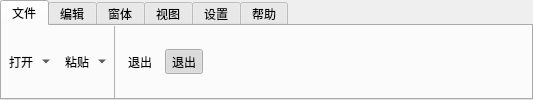
         <widget class="QTabWidget" name="tabWidgetMenuBar">
          <property name="minimumSize">
           <size>
            <width>0</width>
            <height>34</height>
           </size>
          </property>
          <property name="maximumSize">
           <size>
            <width>16777215</width>
            <height>6666</height>
           </size>
          </property>
          <property name="styleSheet">
           <string notr="true"/>
          </property>
          <property name="currentIndex">
           <number>0</number>
          </property>
          <property name="elideMode">
           <enum>Qt::ElideNone</enum>
          </property>
          <property name="tabBarAutoHide">
           <bool>true</bool>
          </property>
          <widget class="QWidget" name="tab">
           <attribute name="title">
            <string>文件</string>
           </attribute>
           <layout class="QHBoxLayout" name="horizontalLayout">
            <property name="leftMargin">
             <number>0</number>
            </property>
            <property name="topMargin">
             <number>0</number>
            </property>
            <property name="rightMargin">
             <number>0</number>
            </property>
            <property name="bottomMargin">
             <number>0</number>
            </property>
            <item>
             <widget class="QToolButton" name="toolButton_4">
              <property name="styleSheet">
               <string notr="true"/>
              </property>
              <property name="text">
               <string>打开</string>
              </property>
              <property name="icon">
               <iconset>
                <normaloff>../../../../workspace/UMVision/UMVision/icon/folder-open.png</normaloff>../../../../workspace/UMVision/UMVision/icon/folder-open.png</iconset>
              </property>
              <property name="iconSize">
               <size>
                <width>32</width>
                <height>32</height>
               </size>
              </property>
              <property name="popupMode">
               <enum>QToolButton::MenuButtonPopup</enum>
              </property>
              <property name="toolButtonStyle">
               <enum>Qt::ToolButtonTextUnderIcon</enum>
              </property>
              <property name="autoRaise">
               <bool>true</bool>
              </property>
              <property name="arrowType">
               <enum>Qt::NoArrow</enum>
              </property>
             </widget>
            </item>
            <item>
             <widget class="QToolButton" name="toolButton_5">
              <property name="styleSheet">
               <string notr="true"/>
              </property>
              <property name="text">
               <string>粘贴</string>
              </property>
              <property name="icon">
               <iconset>
                <normaloff>../../../../workspace/UMVision/UMVision/icon/paste.png</normaloff>../../../../workspace/UMVision/UMVision/icon/paste.png</iconset>
              </property>
              <property name="iconSize">
               <size>
                <width>32</width>
                <height>32</height>
               </size>
              </property>
              <property name="popupMode">
               <enum>QToolButton::MenuButtonPopup</enum>
              </property>
              <property name="toolButtonStyle">
               <enum>Qt::ToolButtonTextUnderIcon</enum>
              </property>
              <property name="autoRaise">
               <bool>true</bool>
              </property>
              <property name="arrowType">
               <enum>Qt::NoArrow</enum>
              </property>
             </widget>
            </item>
            <item>
             <widget class="Line" name="line">
              <property name="minimumSize">
               <size>
                <width>1</width>
                <height>0</height>
               </size>
              </property>
              <property name="maximumSize">
               <size>
                <width>1</width>
                <height>16777215</height>
               </size>
              </property>
              <property name="styleSheet">
               <string notr="true">border-color:rgb(177,177,177);
background-color:rgb(177,177,177);
color:rgb(177,177,177);
width:2px;</string>
              </property>
              <property name="frameShadow">
               <enum>QFrame::Plain</enum>
              </property>
              <property name="orientation">
               <enum>Qt::Vertical</enum>
              </property>
             </widget>
            </item>
            <item>
             <widget class="QToolButton" name="toolButton_6">
              <property name="styleSheet">
               <string notr="true"/>
              </property>
              <property name="text">
               <string>退出</string>
              </property>
              <property name="icon">
               <iconset>
                <normaloff>../../../../workspace/UMVision/UMVision/icon/close.png</normaloff>../../../../workspace/UMVision/UMVision/icon/close.png</iconset>
              </property>
              <property name="iconSize">
               <size>
                <width>32</width>
                <height>32</height>
               </size>
              </property>
              <property name="popupMode">
               <enum>QToolButton::DelayedPopup</enum>
              </property>
              <property name="toolButtonStyle">
               <enum>Qt::ToolButtonTextUnderIcon</enum>
              </property>
              <property name="autoRaise">
               <bool>true</bool>
              </property>
              <property name="arrowType">
               <enum>Qt::NoArrow</enum>
              </property>
             </widget>
            </item>
            <item>
             <widget class="QToolButton" name="toolButton_7">
              <property name="styleSheet">
               <string notr="true"/>
              </property>
              <property name="text">
               <string>退出</string>
              </property>
              <property name="icon">
               <iconset>
                <normaloff>../../../../workspace/UMVision/UMVision/icon/close.png</normaloff>../../../../workspace/UMVision/UMVision/icon/close.png</iconset>
              </property>
              <property name="iconSize">
               <size>
                <width>32</width>
                <height>32</height>
               </size>
              </property>
              <property name="checkable">
               <bool>true</bool>
              </property>
              <property name="checked">
               <bool>true</bool>
              </property>
              <property name="popupMode">
               <enum>QToolButton::DelayedPopup</enum>
              </property>
              <property name="toolButtonStyle">
               <enum>Qt::ToolButtonTextUnderIcon</enum>
              </property>
              <property name="autoRaise">
               <bool>true</bool>
              </property>
              <property name="arrowType">
               <enum>Qt::NoArrow</enum>
              </property>
             </widget>
            </item>
            <item>
             <spacer name="horizontalSpacer">
              <property name="orientation">
               <enum>Qt::Horizontal</enum>
              </property>
              <property name="sizeHint" stdset="0">
               <size>
                <width>903</width>
                <height>20</height>
               </size>
              </property>
             </spacer>
            </item>
           </layout>
          </widget>
          <widget class="QWidget" name="tab_2">
           <attribute name="title">
            <string>编辑</string>
           </attribute>
          </widget>
          <widget class="QWidget" name="tab_3">
           <attribute name="title">
            <string>窗体</string>
           </attribute>
          </widget>
          <widget class="QWidget" name="tab_4">
           <attribute name="title">
            <string>视图</string>
           </attribute>
          </widget>
          <widget class="QWidget" name="tab_5">
           <attribute name="title">
            <string>设置</string>
           </attribute>
          </widget>
          <widget class="QWidget" name="tab_6">
           <attribute name="title">
            <string>帮助</string>
           </attribute>
          </widget>
         </widget>
